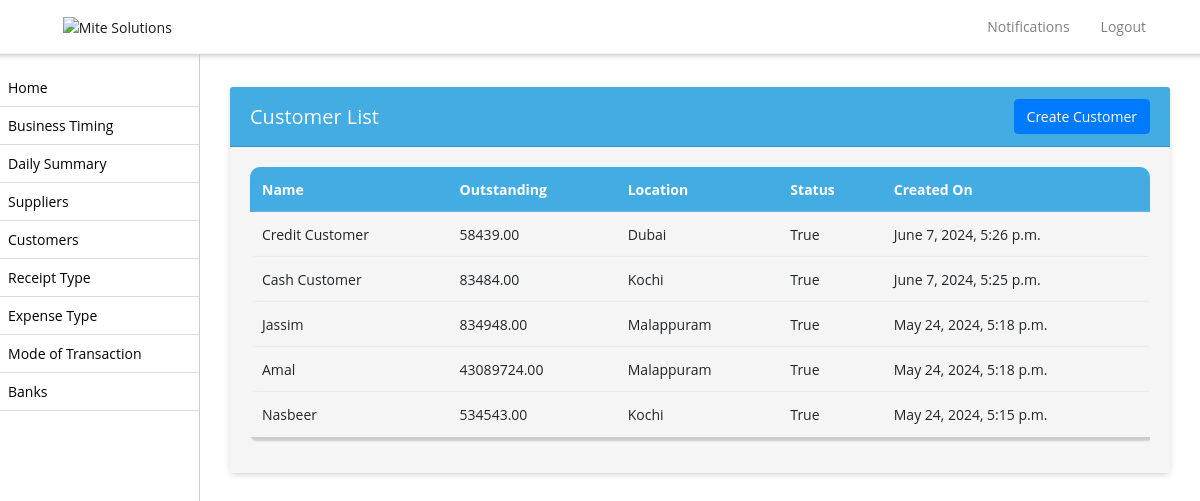
Screenshot of /customer-list/ (signed in) with the database file from the repository.
### biztrackapp/models.py (models this page shows, shortened)
class Customer(models.Model):
    name = models.CharField(max_length=255)
    business_profile = models.CharField(max_length=255, null=True)
    outstanding = models.DecimalField(max_digits=10, decimal_places=2)
    location = models.CharField(max_length=255)
    status = models.BooleanField(default=True)  # BooleanField to represent True or False
    created_on = models.DateTimeField(auto_now_add=True, null=True)

### biztrackapp/views.py (the view)
# urls.py: path('customer-list/', customer_list, name='customer_list'),
def customer_list(request):
    try:
        shop_admin = ShopAdmin.objects.get(user=request.user)
        shop = shop_admin.shop
        business = BusinessProfile.objects.get(license_number=shop.license_number)
    except ShopAdmin.DoesNotExist:
        return redirect('login')
    except BusinessProfile.DoesNotExist:
        business = None
    customers = Customer.objects.filter(business_profile=business.id).order_by('-created_on')
    return render(request, 'customer-list.html', {'customers': customers})

### biztrackapp/templates/customer-list.html (shortened to what this page needs)
{% extends 'base.html' %}
{% block content %}
<div class="container mt-3">
    <div class="card">
        <div class="card-header d-flex justify-content-between align-items-center">
            <h5 class="mb-0">Customer List</h5>
            <a href="{% url 'create_customer' %}" class="btn btn-primary float-right">Create Customer</a>
        </div>
        <div class="card-body">
            <div class="table-responsive">
                <table  class="table table-bordered table-striped nowrap"  style="width: 100%;">
                <thead>
                    <tr>
                        <th>Name</th>
                        <th>Outstanding</th>
                        <th>Location</th>
                        <th>Status</th>
                        <th>Created On</th>
                    </tr>
                </thead>
                <tbody>
                    {% for customer in customers %}
                    <tr>
                        <td>{{ customer.name }}</td>
                        <td>{{ customer.outstanding }}</td>
                        <td>{{ customer.location }}</td>
                        <td>{{ customer.status }}</td>
                        <td>{{ customer.created_on }}</td>
                    </tr>
                    {% endfor %}
                </tbody>
            </table>
            </div>
        </div>
    </div>
</div>
{% endblock %}

### biztrackapp/templates/base.html (style rules this page uses)
.table-bordered td, .table-bordered th { border: transparent !important; }
.btn { min-width: 130px !important; }
.table-bordered>:not(caption)>* { border-width: 0px !important; box-shadow: 2px 2px 2px 2px #ccc; border-radius:5px; }
body, p, h1, h2, h3, h4, h5, h6, a, li, label, input, div, span, small { font-family: "Open Sans", sans-serif !important; }
body, p, a, li, li>a { font-size:14px !important; }
body { padding-top: 56px; background-color: #ffffff !important; }
table thead th { vertical-align: bottom; border-bottom: 2px solid #dee2e6; background-color: #42ace3 !important; color: #fff !important; }
tbody { border-bottom: 0px !important; background-color: #f5f5f5 !important; }
tbody>tr>td { background-color: #f5f5f5 !important; }
table { border:1px !important; }
div>.table-responsive, table, table>thead { border-radius: 10px !important; }
.card { border:0px !important; margin-top:15px; margin-bottom:15px; box-shadow: 0px 2px 6px -1px #ccc; }
.card-body { background-color: #f5f5f5 !important; }
.card-header { background-color: #42ace3 !important; color:#fff !important; }
.card-header>a, .card-header>h5 { color:#fff !important; }
a { text-decoration: none !important; }
.btn-primary { --bs-btn-color: #fff; --bs-btn-bg: #3280cc; --bs-btn-border-color: #3280cc; --bs-btn-hover-color: #000; --bs-btn-hover-bg: #1d5c96; --bs-btn-hover-border-color: #3280cc; --bs-btn-focus-shadow-rgb: 0, 155, 132; --bs-btn-active-color: #000; --bs-btn-active-bg: #33c5af; --bs-btn-active-border-color: #3280cc; --bs-btn-active-shadow: inset 0 3px 5px rgba(0, 0, 0, 0.125); --bs-btn-disabled-color: #000; --bs-btn-disabled-bg: #3280cc; --bs-btn-disabled-border-color: #3280cc; }

### rows the page displays
Customer: name "Credit Customer", outstanding "58439.00", location "Dubai", status "True", created_on "June 7, 2024, 5:26 p.m."
Customer: name "Cash Customer", outstanding "83484.00", location "Kochi", status "True", created_on "June 7, 2024, 5:25 p.m."
Customer: name "Jassim", outstanding "834948.00", location "Malappuram", status "True", created_on "May 24, 2024, 5:18 p.m."
Customer: name "Amal", outstanding "43089724.00", location "Malappuram", status "True", created_on "May 24, 2024, 5:18 p.m."
Customer: name "Nasbeer", outstanding "534543.00", location "Kochi", status "True", created_on "May 24, 2024, 5:15 p.m."
